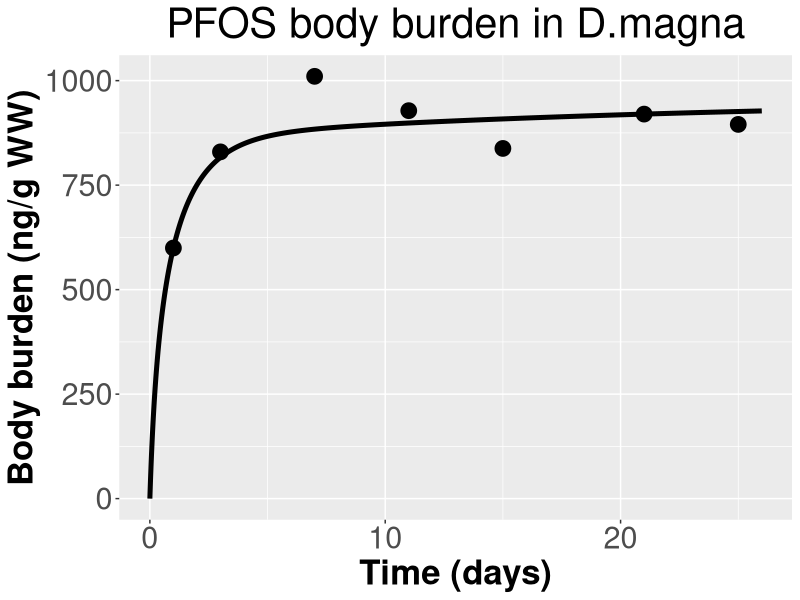

R code for this plot:
# Working directory

#setwd("/Users/elenistrompoula/Documents/GitHub/PFAS_biokinetics_models/D.Magna")
setwd("C:/Users/ptsir/Documents/GitHub/PFAS_biokinetics_models/D.Magna")

# Function for estimating length of D. magna based on age (from Betini et al. (2019))
# Input: age [days], temperature [oC], food["low"/"high"]/ Output: length [mm]
# Considers female D. magna
Size_estimation <<- function(age, temperature = 22, food="high"){
  
  # T = 15 o C
  a_low_15 <-0.354
  b_low_15 <- 0.527
  a_high_15 <- 0.105
  b_high_15 <- 0.953
  
  # T = 25 o C
  a_low_25 <- 0.811
  b_low_25 <- 0.355
  a_high_25 <- 0.698
  b_high_25 <- 0.83
  
  if(food == "low"){
    if(temperature <= 15){
      a <- a_low_15
      b <- b_low_15
    }else if(temperature >= 25){  
      a <- a_low_25
      b <- b_low_25
    }else{ 
      a <- approx(c(15,25), c(a_low_15, a_low_25), temperature)$y
      b <- approx(c(15,25), c(b_low_15, b_low_25), temperature)$y
    }
  }else if (food == "high"){
    if(temperature <= 15){
      a <- a_high_15
      b <- b_high_15
    }else if(temperature >= 25){  
      a <- a_high_25
      b <- b_high_25
    }else{ 
      a <- approx(c(15,25), c(a_high_15, a_high_25), temperature)$y
      b <- approx(c(15,25), c(b_high_15, b_high_25), temperature)$y
    }
  }else{
    stop('food must be either "low" or "high" ')
  }
  return(a + b * log(age))
}


# Filtering rate of Daphnia magna is calculated based on Burns et al. 1969 or Preuss.
# Input: length [mm],Temperature [oC]/ Output: filtration rate[mL/h]
Filtration_rate_estimation <<- function(length, temperature = 22, method = "Preuss"){
  if(method == "Burns"){
    F_rate_15 <- 0.153 * length^2.16
    F_rate_20 <- 0.208 * length^2.80
    F_rate_25 <- 0.202 * length^2.38
    
    if(temperature <= 15){
      F_rate <- F_rate_15
    }else if(temperature >= 25){  
      F_rate <- F_rate_25
    }else{ 
      F_rate <- approx(c(15,20,25), c(F_rate_15, F_rate_20, F_rate_25), temperature)$y
    }
  }else if(method == "Preuss"){
    F_rate <- 0.5*length^2.45
  }else{
    stop("Please select a valid estimation method; either 'Burns' or 'Preuss' ")
  }
  return(F_rate)
}


# Dumont et al. (1975)
# Input: length [mm]/ Output: dry weight[mg]
dry_weight_estimation <<- function(L){
  
  w1 = (1.89e-06*(L*1000)^2.25)/1000 #Donka Lake
  w2 = (4.88e-05*(L*1000)^1.80)/1000 #River Sambre
  # Selected w1 after validation with Martin-Creuzburg et al. (2018
  return(w1)
}


################################################################################
# Load the data for PFAS concentration

PFOA <- read.csv('PFOA.csv')
PFOA <- PFOA[2:dim(PFOA)[1],]
PFOA[,1] <-  round(PFOA[,1])

PFOS <- read.csv('PFOS.csv')
PFOS <- PFOS[2:dim(PFOS)[1],]
PFOS[,1] <-  round(PFOS[,1])

PFNA <- read.csv('PFNA.csv')
PFNA <- PFNA[2:dim(PFNA)[1],]
PFNA[,1] <-  round(PFNA[,1])

PFDA <- read.csv('PFDA.csv')
PFDA <- PFDA[2:dim(PFDA)[1],]
PFDA[,1] <-  round(PFDA[,1])

PFUnA <- read.csv('PFUnA.csv')
PFUnA <- PFUnA[2:dim(PFUnA)[1],]
PFUnA[,1] <-  round(PFUnA[,1])

PFDoA <- read.csv('PFDoA.csv')
PFDoA <- PFDoA[2:dim(PFDoA)[1],]
PFDoA[,1] <-  round(PFDoA[,1])



# *** metrics ***

# The metric used for the optimization
mse_custom <- function(observed, predicted){
  mean((observed - predicted)^2)
}

mape <- function(observed, predicted){
  mean(abs(observed-predicted)*100/observed)
}

rmse <- function(observed, predicted){
  sqrt(mean((observed-predicted)^2)) 
}

AAFE <- function(predictions, observations, times=NULL){
  y_obs <- unlist(observations)
  y_pred <- unlist(predictions)
  # Total number of observations
  N<- length(y_obs)
  log_ratio <- rep(NA, N) 
  for ( i in 1:N){
    log_ratio[i] <- abs(log((y_pred[i]/y_obs[i]), base = 10))
  }
  aafe <- 10^(sum(log_ratio)/N) 
  return(aafe)
}

PBKOF <- function(observed, predicted, comp.names =NULL){
  # Check if the user provided the correct input format
  if (!is.list(observed) || !is.list(predicted)){
    stop(" The observations and predictions must be lists")
  }
  # Check if the user provided equal length lists
  if (length(observed) != length(predicted)){
    stop(" The observations and predictions must have the same compartments")
  }
  Ncomp <- length(observed) # Number of compartments
  I <- rep(NA, Ncomp) # Compartment discrepancy index
  N_obs <- rep(NA, Ncomp) #Number of observations per compartment
  #loop over the compartments
  for (i in 1:Ncomp){
    Et <- 0 #relative error with observations
    St <- 0  #relative error with simulations
    N <- length(observed[[i]]) # number of observations for compartment i
    # Check if observations and predictions have equal length
    if(N != length(predicted[[i]])){
      stop(paste0("Compartment ",i," had different length in the observations and predictions"))
    }
    N_obs[i] <- N # populate the N_obs vector
    for (j in 1:N){
      # sum of relative squared errors (error = observed - predicted)
      Et <- Et + ( abs(observed[[i]][j] - predicted[[i]][j])  / observed[[i]][j] )  ^2
      St <- St + ( abs(observed[[i]][j] - predicted[[i]][j])  / predicted[[i]][j] )  ^2
    }
    
    # root mean of the square of observed values
    RMEt <- sqrt(Et/N)
    # root mean of the square of simulated values
    RMSt <- sqrt( St/N)
    
    I[i] <- (RMEt + RMSt)/2   
  }
  # Total number of observations
  Ntot <- sum(N_obs)
  # Initialise the consolidated discrepancy index
  Ic <-0
  for (i in 1:Ncomp){
    # Give weight to compartments with more observations (more information)
    Ic <- Ic +  I[i]* N_obs[i]/Ntot
  }
  # Name the list of compartment discrepancy indices
  if ( !is.null(comp.names)){
    names(I) <- comp.names
  }else if (!is.null(names(observed))){
    names(I) <- names(observed)
  } else if (!is.null(names(predicted)) && is.null(comp.names) ){
    names(I) <- names(predicted)
  }
  return(Ic)
  #return(list(Total_index = Ic, Compartment_index= I))
}

#=====================================#
# Functions used for the optimization #
#=====================================#

# ode_func(): the differential equation system that describes the model

ode_func <- function(time, inits, params){
  with(as.list(c(inits, params)),{
    
    # Units explanation:
    # C_daphnia: ng PFAS/g D.magna WW
    # ke: 1/h
    # Cw: ng/L
    # Fsorption:  L/d/g D.magna WW
    
    age <- init_age + time
    #size in mm
    size <- Size_estimation(age, temperature = 20, food="high")
    
    # Filtation rate in mL/h
    Frate <- Filtration_rate_estimation(size, temperature = 20, method = "Preuss")
    # Filtation rate in L/day
    Frate <- Frate * 24/1000
    
    # dry weight mg
    DW <- dry_weight_estimation(size)
    # Convert DW to WW
    WW <- 15 * DW  # Conversion rate 11-20 from DW to WW (Garner et al., 2018)
    # Another post discussing DW to WW can be accessed through:
    #https://www.madsci.org/posts/archives/2005-09/1127049424.Zo.r.html
    
    
    # Water concentration in ng/L
    dCw <- 0
    # D.magna concentration in ng/g
    dC_daphnia <- Frate*Cw/WW +  Fsorption*Cw/WW  - ke*C_daphnia  
    
    return(list(c("dCw" = dCw, "dC_daphnia" = dC_daphnia), "Frate" = Frate,
                "WW" = WW))
  })
}



obj_func <- function(x, PFAS, Cwater, age, metric){
     
    # User defined parameters
    init_age <- age
    # Fitted parameters
    Fsorption <- x[1]
    ke <- x[2]
    # Water concentration
    Cw <- Cwater * 1e06 #ng/L
    
    BodyBurden <- PFAS$Concentration
    exp_time <- PFAS$Time
    sol_times <- seq(0,round(max(PFAS$Time))+1, 0.01 )
    inits <- c( "Cw" = Cw, 'C_daphnia'= 0)
    params <- c("init_age"=init_age, "Fsorption"= Fsorption, "ke"  = ke)
    solution <- data.frame(deSolve::ode(times = sol_times,  func = ode_func,
                                          y = inits,
                                          parms = params,
                                          method="lsodes",
                                          rtol = 1e-5, atol = 1e-5))
      
      if(sum(solution$time %in% exp_time) == length(exp_time)){
        results <- solution[which(solution$time %in% exp_time), 'C_daphnia']
      }else{
        stop(print("Length of predictions is not equal to the length of data"))
      }
      if(metric == "AAFE"){
        score <- AAFE(results,BodyBurden) 
      }else if (metric =="rmse"){
        score <- rmse(BodyBurden, results)
      }else if(metric == "PBKOF"){
        score <- PBKOF(list(BodyBurden), list(results))
    }
  return(score)
}

plot_func <- function(optimization, PFAS, Cwater, age){
  library(ggplot2)
  x <- optimization$solution
  # User defined parameters
  init_age <- age
  # Fitted parameters
  Fsorption <- x[1]
  ke <- x[2]
  # Water concentration
  Cw <- Cwater * 1e06 #ng/L
  exp_time <- PFAS$Time
  sol_times <- seq(0,round(max(PFAS$Time))+1, 0.01 )
  inits <- c( "Cw" = Cw, 'C_daphnia'= 0)
  params <- c("init_age"=init_age, "Fsorption"= Fsorption, "ke"  = ke)
  solution <- data.frame(deSolve::ode(times = sol_times,  func = ode_func,
                                      y = inits,
                                      parms = params,
                                      method="lsodes",
                                      rtol = 1e-5, atol = 1e-5))
  keep_predictions <- data.frame(matrix(NA, nrow = length(sol_times), ncol =2))
  keep_predictions[,1] <- sol_times
  colnames(keep_predictions) <- c('Time', 'BodyBurden')
  keep_predictions[,2] <- solution[,"C_daphnia"]

    
  draw_plot <- ggplot()+
      geom_line(data = keep_predictions, aes(x=Time, y=BodyBurden), size=1.7)+
      geom_point(data = PFAS, aes(x=Time, y=Concentration), size=5)+
      labs(title = "PFOS body burden in D.magna",
           y = "Body burden (ng/g WW)", x = "Time (days)")+
      theme(plot.title = element_text(hjust = 0.5,size=30), 
            axis.title.y =element_text(hjust = 0.5,size=25,face="bold"),
            axis.text.y=element_text(size=22),
            axis.title.x =element_text(hjust = 0.5,size=25,face="bold"),
            axis.text.x=element_text(size=22),
            legend.title=element_text(hjust = 0.5,size=25), 
            legend.text=element_text(size=22)) + 
      
      theme(legend.key.size = unit(1.5, 'cm'),  
            legend.title = element_text(size=14),
            legend.text = element_text(size=14),
            axis.text = element_text(size = 14))
    print(draw_plot)
}
  
##############################################################################

x0 <- c(1e-04, 0.05)
opts <- list( "algorithm" = "NLOPT_LN_SBPLX", #"NLOPT_LN_NEWUOA", #"NLOPT_LN_SBPLX" , #"NLOPT_LN_BOBYQA" #"NLOPT_LN_COBYLA"
              "xtol_rel" = 1e-07, 
              "ftol_rel" = 1e-07,
              "ftol_abs" = 0.0,
              "xtol_abs" = 0.0 ,
              "maxeval" = 1000,
              "print_level" = 1)
optimization <- nloptr::nloptr(x0 = x0,
                               eval_f = obj_func,
                               lb	= c(0,0),
                               ub = c(100,100),
                               opts = opts,
                               metric = "AAFE",
                               PFAS = PFOS,
                               Cwater = 0.005, #mg/L
                               age = 1)

PFOS_params <- c("Fsorption" = optimization$solution[1],  
                 "ke" = optimization$solution[2])


plot_func(optimization, PFAS = PFOS, Cwater = 0.005, age = 1)


# Fitted parameters
Fsorption <- PFOS_params["Fsorption"]
ke <- PFOS_params["ke"]
# Water concentration
Cw <- 0.005 * 1e06 #ng/L
exp_time <- PFOS$Time
sol_times <- seq(0,round(max(PFOS$Time))+1, 0.01 )
inits <- c('C_daphnia'= 0, "Cw" = Cw)
params <- c("init_age"=1, "Fsorption"= Fsorption, "ke"  = ke)
solution <- data.frame(deSolve::ode(times = sol_times,  func = ode_func,
                                    y = inits,
                                    parms = params,
                                    method="lsodes",
                                    rtol = 1e-5, atol = 1e-5))
